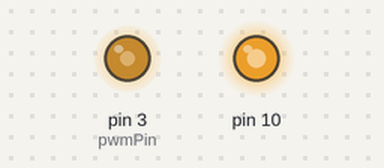
The sketch below on a simulated Arduino Uno, built with avr-gcc and run on an emulated ATmega328P. Shown: output pins drawn as LEDs (lit = HIGH).

Above: at 0.1 s.
Timing chart, 0 to 1.6 s (numbered marks = the images above):
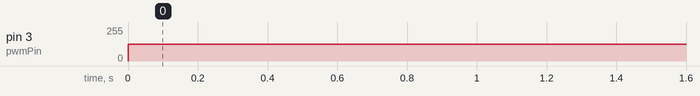

Measured:
- by itself, pin 3 (pwmPin): 0/255 → 127/255 at 0.00 s

The sketch:

20khzpwm.ino
```cpp
int pwmPin = 3;

void setup() {
  TCCR1A = _BV(COM1A1) | _BV(COM1B1);
  TCCR1B = _BV(WGM13) | _BV(CS10);
  ICR1 = 400 ; // 10 bit resolution
  OCR1A = 0; // vary this value between 0 and 400 for 10-bit precision
  OCR1B = 328; // vary this value between 0 and 400 for 10-bit precision

  pinMode (10, OUTPUT);
  pinMode (3, OUTPUT);
}

void loop() {
  analogWrite(3, 127);
  // put your main code here, to run repeatedly:

}
```
